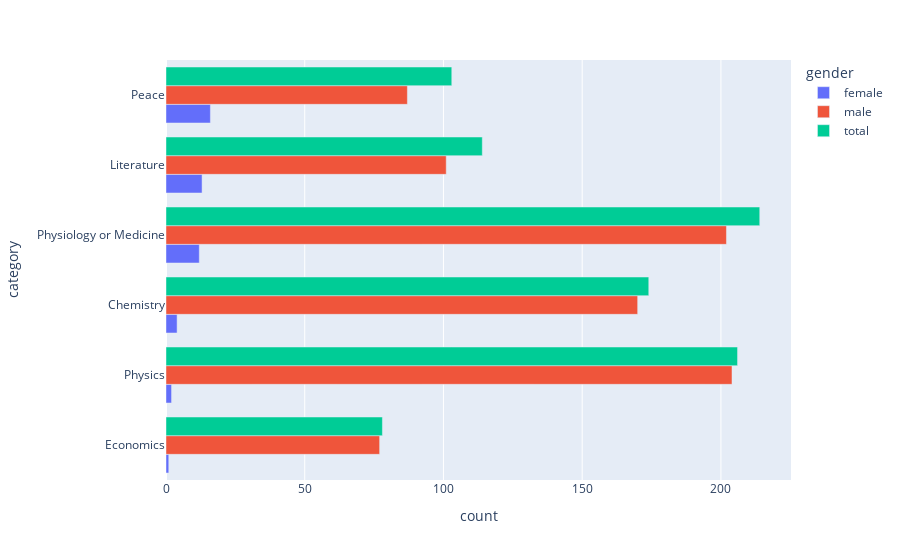

This figure's notebook cell:
### Markdown cell above
Tidy dataにしてから使う。

### Code cell
fig = px.bar(count_df, x="count", y="category", color="gender", barmode="group")
fig.show()

### Figure 1 — Plotly figure (JSON) as saved in the notebook; plotly's stock layout.template omitted (floating-point values rounded to 4 significant figures)
{"data": [{"alignmentgroup": "True", "hovertemplate": "gender=female<br>count=%{x}<br>category=%{y}<extra></extra>", "legendgroup": "female", "marker": {"color": "#636efa", "pattern": {"shape": ""}}, "name": "female", "offsetgroup": "female", "orientation": "h", "showlegend": true, "textposition": "auto", "type": "bar", "x": [1, 2, 4, 12, 13, 16], "xaxis": "x", "y": ["Economics", "Physics", "Chemistry", "Physiology or Medicine", "Literature", "Peace"], "yaxis": "y"}, {"alignmentgroup": "True", "hovertemplate": "gender=male<br>count=%{x}<br>category=%{y}<extra></extra>", "legendgroup": "male", "marker": {"color": "#EF553B", "pattern": {"shape": ""}}, "name": "male", "offsetgroup": "male", "orientation": "h", "showlegend": true, "textposition": "auto", "type": "bar", "x": [77, 204, 170, 202, 101, 87], "xaxis": "x", "y": ["Economics", "Physics", "Chemistry", "Physiology or Medicine", "Literature", "Peace"], "yaxis": "y"}, {"alignmentgroup": "True", "hovertemplate": "gender=total<br>count=%{x}<br>category=%{y}<extra></extra>", "legendgroup": "total", "marker": {"color": "#00cc96", "pattern": {"shape": ""}}, "name": "total", "offsetgroup": "total", "orientation": "h", "showlegend": true, "textposition": "auto", "type": "bar", "x": [78, 206, 174, 214, 114, 103], "xaxis": "x", "y": ["Economics", "Physics", "Chemistry", "Physiology or Medicine", "Literature", "Peace"], "yaxis": "y"}], "layout": {"barmode": "group", "legend": {"title": {"text": "gender"}, "tracegroupgap": 0}, "margin": {"t": 60}, "xaxis": {"anchor": "y", "domain": [0, 1], "title": {"text": "count"}}, "yaxis": {"anchor": "x", "domain": [0, 1], "title": {"text": "category"}}}}
